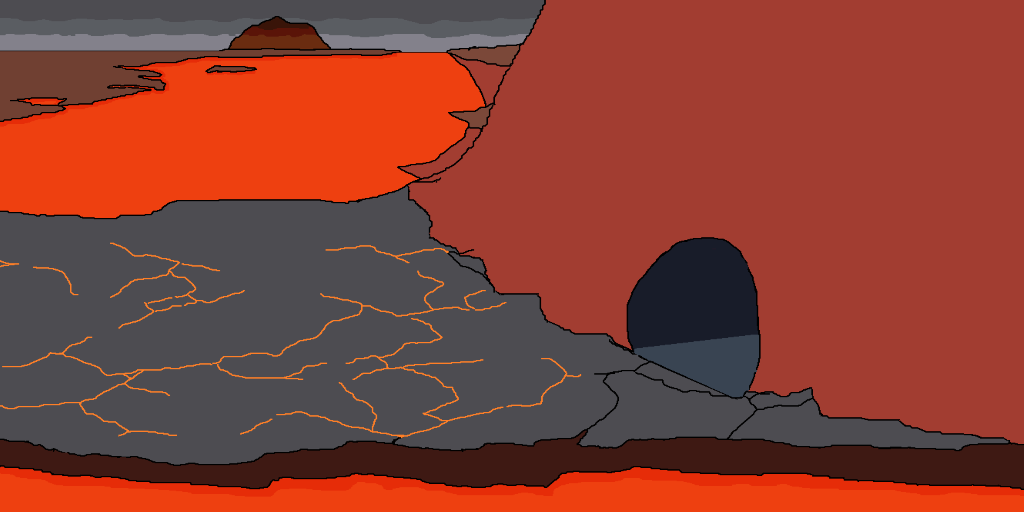

This is a level from a 2D game, rendered from its Tiled map with the project's own tilesets. A one-line summary and the map file follow, with tile-layer data summarised:
An orthogonal 32x16 tile map with 32x32 px tiles, 1 tile layer (Imagen) and 3 objects (3x Casilla).

<map version="1.2" tiledversion="1.2.3" orientation="orthogonal" renderorder="right-down" width="32" height="16" tilewidth="32" tileheight="32" infinite="0" nextlayerid="7" nextobjectid="5">
 <tileset firstgid="1" source="volcan2.tsx" />
 <layer id="1" name="Imagen" width="32" height="16">
  <data>[512 cells, 1 non-empty, 1 distinct tile ids]</data>
 </layer>
 <objectgroup id="5" name="Coordenadas" width="0" height="0">
  <object id="1" name="Casilla1" type="Casilla" x="173" y="300" width="0" height="0">
   <point />
  </object>
  <object id="2" name="Casilla2" type="Casilla" x="467" y="300" width="0" height="0">
   <point />
  </object>
  <object id="3" name="Casilla3" type="Casilla" x="704" y="300" width="0" height="0">
   <point />
  </object>
 </objectgroup>
</map>
